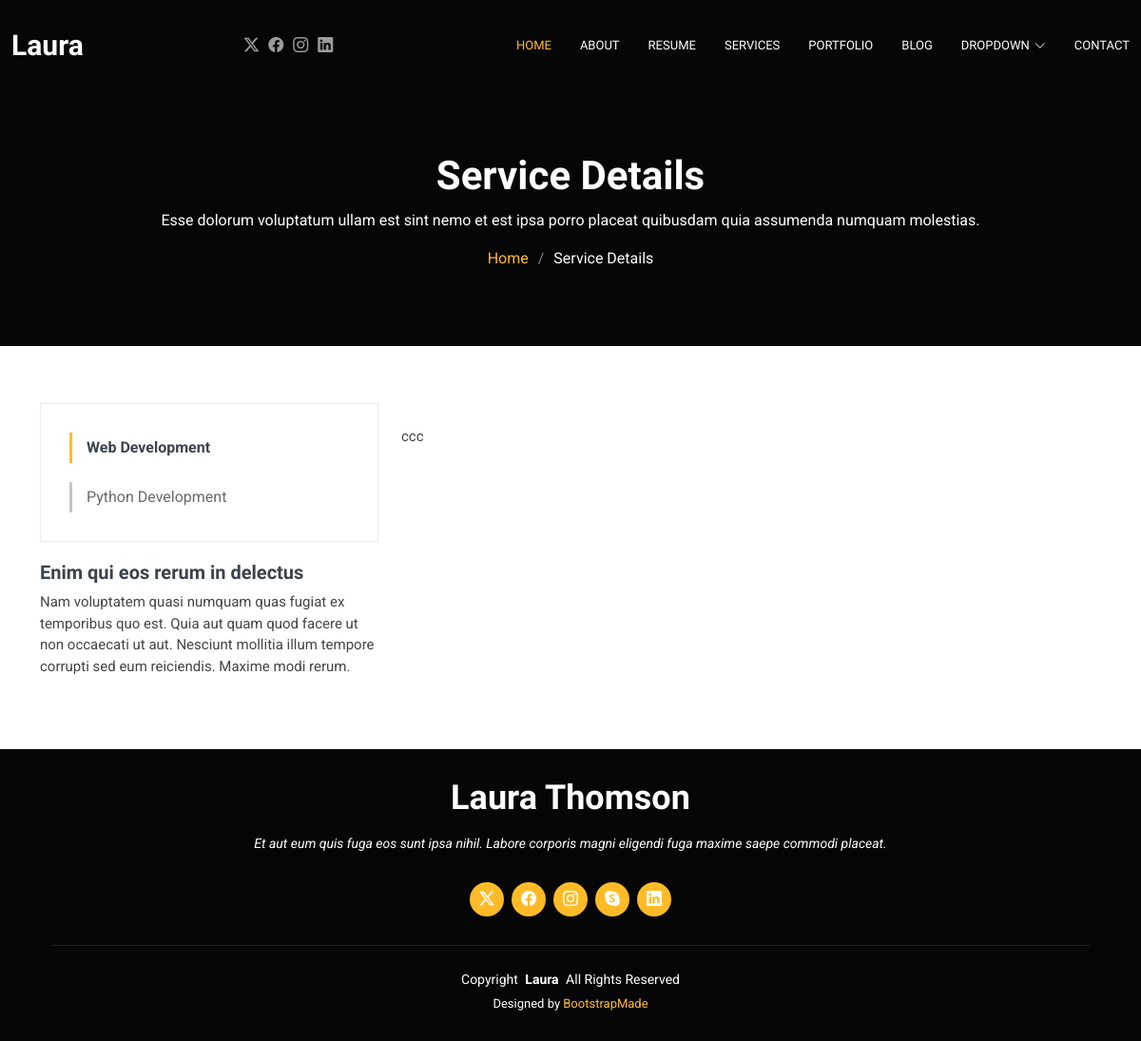
The page /service-details/1/ on the database its author committed.
### myportfolio/models.py (models this page shows, shortened)
class Service(models.Model):
    icon = models.CharField(max_length=50)
    service_name = models.CharField(max_length=200)
    service_image = models.ImageField(upload_to="service/")
    service_box_description = models.TextField()
    brief_description = models.TextField()
    service_body = RichTextField()

### myportfolio/views.py (the view)
# urls.py: path("service-details/<int:service_id>/", views.service_details, name="service_details"),
def service_details(request, service_id):
    service = get_object_or_404(Service, id=service_id)
    services = Service.objects.all()
    context = {
        "service":service,
        "services": services
    }
    return render(request, "service-details.html", context)

### templates/service-details.html (shortened to what this page needs)
{% extends 'const/base.html' %}
{% load static %}
{% block content %}
  <main class="main">
    <div class="page-title dark-background">
      <div class="container position-relative">
        <h1>Service Details</h1>
        <p>Esse dolorum voluptatum ullam est sint nemo et est ipsa porro placeat quibusdam quia assumenda numquam molestias.</p>
        <nav class="breadcrumbs">
          <ol>
            <li><a href="index.html">Home</a></li>
            <li class="current">Service Details</li>
          </ol>
        </nav>
      </div>
    </div>
    <section id="service-details" class="service-details section">
      <div class="container">
        <div class="row gy-4">
          <div class="col-lg-4" data-aos="fade-up" data-aos-delay="100">
            <div class="services-list">
              {% for title in services %}
              <a href="{% url 'service_details' service_id=title.id %}" {% if service.id == title.id %} class="active" {% endif %}>{{title.service_name}}</a>
              {% endfor %}
            </div>
            <h4>Enim qui eos rerum in delectus</h4>
            <p>Nam voluptatem quasi numquam quas fugiat ex temporibus quo est. Quia aut quam quod facere ut non occaecati ut aut. Nesciunt mollitia illum tempore corrupti sed eum reiciendis. Maxime modi rerum.</p>
          </div>
          <div class="col-lg-8" data-aos="fade-up" data-aos-delay="200">
          <div>
          <p>{{service.service_body|safe}}</p>
          </div>
          </div>
        </div>
      </div>
    </section>
  </main>
  {% endblock %}

### static/assets/css/main.css (style rules this page uses)
:root { --default-font: "Roboto", system-ui, -apple-system, "Segoe UI", Roboto, "Helvetica Neue", Arial, "Noto Sans", "Liberation Sans", sans-serif, "Apple Color Emoji", "Segoe UI Emoji", "Segoe UI Symbol", "Noto Color Emoji"; --heading-font: "Domine", sans-serif; --nav-font: "Quicksand", sans-serif; }
:root { --background-color: #ffffff; --default-color: #444444; --heading-color: #3b434a; --accent-color: #ffbb27; --surface-color: #ffffff; --contrast-color: #000000; }
:root { --nav-color: #ffffff; --nav-hover-color: #ffbb27; --nav-mobile-background-color: #ffffff; --nav-dropdown-background-color: #ffffff; --nav-dropdown-color: #444444; --nav-dropdown-hover-color: #ffbb27; }
.dark-background { --background-color: #060606; --default-color: #ffffff; --heading-color: #ffffff; --surface-color: #252525; --contrast-color: #ffffff; }
:root { scroll-behavior: smooth; }
body { color: var(--default-color); background-color: var(--background-color); font-family: var(--default-font); }
a { color: var(--accent-color); text-decoration: none; transition: 0.3s; }
h1, h2, h3, h4, h5, h6 { color: var(--heading-color); font-family: var(--heading-font); }
.page-title { color: var(--default-color); background-color: var(--background-color); background-size: cover; background-position: center; background-repeat: no-repeat; padding: 160px 0 80px 0; text-align: center; position: relative; }
.page-title h1 { font-size: 42px; font-weight: 700; margin-bottom: 10px; }
.page-title .breadcrumbs ol { display: flex; flex-wrap: wrap; list-style: none; justify-content: center; padding: 0; margin: 0; font-size: 16px; font-weight: 400; }
.page-title .breadcrumbs ol li+li { padding-left: 10px; }
.page-title .breadcrumbs ol li+li::before { content: "/"; display: inline-block; padding-right: 10px; color: color-mix(in srgb, var(--default-color), transparent 50%); }
section, .section { color: var(--default-color); background-color: var(--background-color); padding: 60px 0; scroll-margin-top: 80px; overflow: clip; }
.service-details .services-list { background-color: var(--surface-color); padding: 10px 30px; border: 1px solid color-mix(in srgb, var(--default-color), transparent 90%); margin-bottom: 20px; }
.service-details .services-list a { display: block; line-height: 1; padding: 8px 0 8px 15px; border-left: 3px solid color-mix(in srgb, var(--default-color), transparent 70%); margin: 20px 0; color: color-mix(in srgb, var(--default-color), transparent 20%); transition: 0.3s; }
.service-details .services-list a.active { color: var(--heading-color); font-weight: 700; border-color: var(--accent-color); }
.service-details h4 { font-size: 20px; font-weight: 700; }
.service-details p { font-size: 15px; }

### rows shown on the page
Service: service_name "Web Development", service_body "ccc"
Service: service_name "Python Development"
